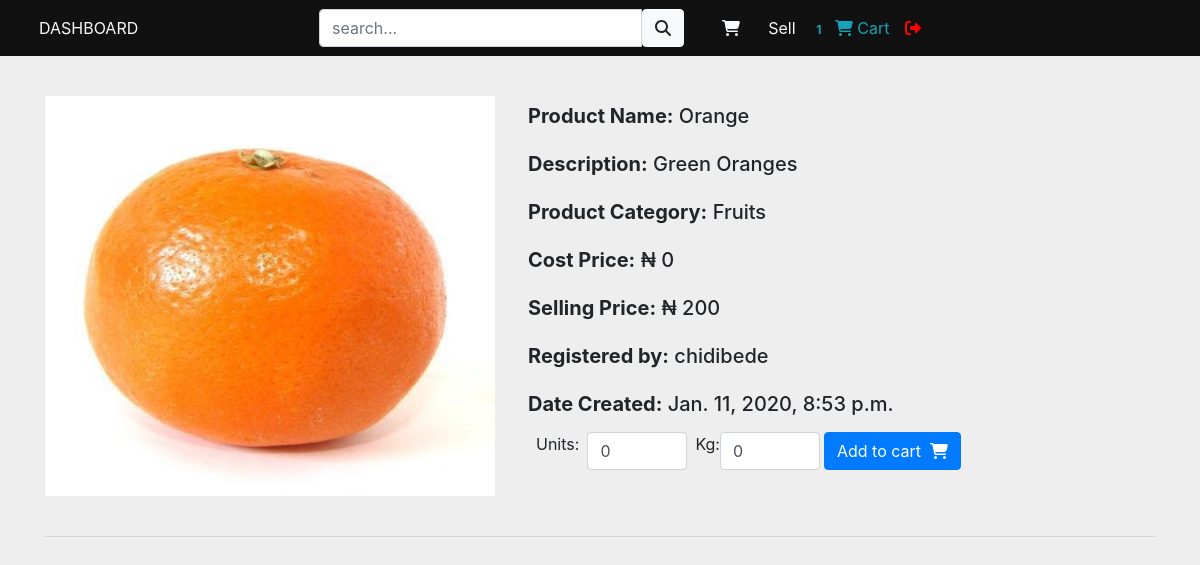
/product/1/, run on the app's committed database.
### pointofsale/models.py (models this page shows, shortened)
class Product(models.Model):
    name = models.CharField(max_length=100)
    description = models.CharField(max_length=100)
    category = models.ForeignKey(Category, on_delete=models.CASCADE)
    quantity_kg = models.IntegerField(default=0)
    quantity_units = models.IntegerField(default=0)
    cost_price = models.IntegerField(default=0)
    selling_price = models.IntegerField(default=0)
    image_field = models.ImageField(default='default.jpg')
    date_created = models.DateTimeField(default=timezone.now)
    staff = models.ForeignKey(User,editable=False,null=True,blank=True, on_delete=models.CASCADE)

class Category(models.Model):
    name = models.CharField(max_length=100)
    def __str__(self):
        return self.name

### pointofsale/views.py (the view)
# urls.py: path('product/<int:pk>/', views.ProductDetailView.as_view(), name='pointofsale-product-details'),
class ProductDetailView(DetailView):
    model = Product
    template_name = "pointofsale/product-page.html"

### pointofsale/templates/pointofsale/product-page.html (shortened to what this page needs)
{% extends 'pointofsale/mainapp_layout.html' %}
{% block content %}
  <main class="pt-4">
    <div class="container dark-grey-text mt-2">
      <div class="row wow fadeIn">
        <div class="col-md-5 mb-4">
          <img src="{{ product.image_field.url }}"  alt="" height='400' width='450'>
        </div>
        <div class="col-md-7 mb-4">
          <div >
            <h5 class="p-2"><span class="font-weight-bold">Product Name:</span>  <span>{{ product.name }}</span></h5>
            <h5 class="p-2"><span class="font-weight-bold">Description:</span>  <span>{{ product.description }}</span></h5>
            <h5 class="p-2"><span class="font-weight-bold">Product Category:</span>  <span>{{ product.category }}</span></h5>
            <h5 class="p-2"><span class="font-weight-bold">Cost Price:</span>  <span>&#x20A6; {{ product.cost_price }}</span></h5>
            <h5 class="p-2"><span class="font-weight-bold">Selling Price:</span>  <span>&#x20A6; {{ product.selling_price }}</span></h5>
            <h5 class="p-2"><span class="font-weight-bold">Registered by:</span>  <span>{{ product.staff.username }}</span></h5>
            <h5 class="p-2"><span class="font-weight-bold">Date Created:</span>  <span>{{ product.date_created }}</span></h5>
            <form class="d-flex justify-content-left">
              <label class="ml-3" for="">Units:</label>
              <input type="number" value="{{ product.quantity_units }}" aria-label="Search" class="ml-2 mr-2 form-control" style="width: 100px">
              <label for="">Kg:</label>
              <input type="number" value="{{ product.quantity_kg }}" aria-label="Search" class=" form-control" style="width: 100px">
              <div class="form-group">
                <button class="btn btn-primary ml-1" type="submit">Add to cart
                  <i class="fas fa-shopping-cart ml-1"></i>
                </button>
              </div>
            </form>
          </div>
        </div>
      </div>
      <hr>
    </div>
  </main>
 {% endblock %}

### pointofsale/static/pointofsale/css/mainapp.css (style rules this page uses)
body { background-color: #eee; }

### data on the page
Product: image_field (picture), name "Orange", description "Green Oranges", category "Fruits", cost_price "0", selling_price "200", staff.username "chidibede", date_created "Jan. 11, 2020, 8:53 p.m.", quantity_units "0", quantity_kg "0"
